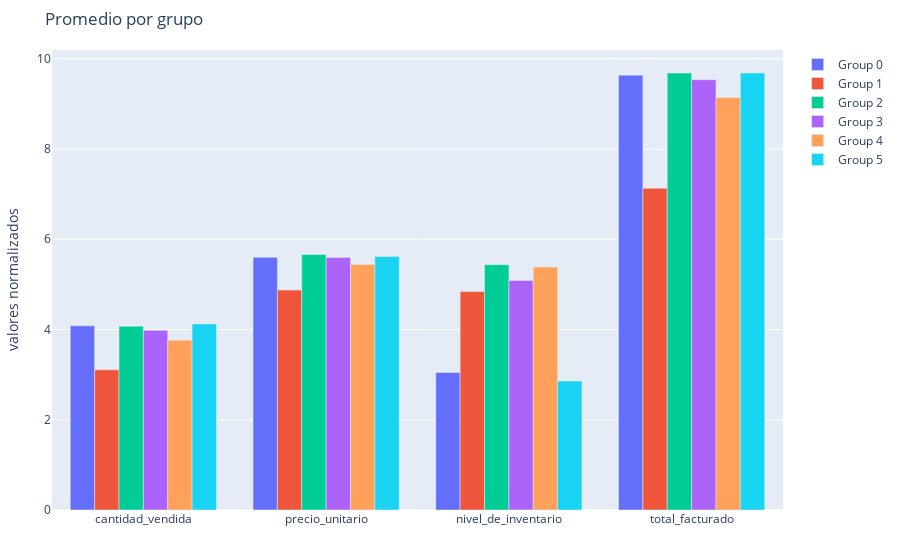

This figure's notebook cell:
### Code cell
import plotly.graph_objects as go
Xt_prod = grupos_productos.apply(lambda x: np.log(x+1)).to_numpy()
fig = go.Figure()
for j in range(len(grupos_productos)):
  fig.add_trace(go.Bar(
      y=Xt_prod[j,:],
      x=grupos_productos.columns,
      name='Group '+str(j)
  ))
fig.update_layout(
    title='Promedio por grupo',
    yaxis_title='valores normalizados',
    margin=dict(l=50, r=50, t=50, b=50)
)
fig.show()

### Figure 1 — Plotly figure (JSON) as saved in the notebook; plotly's stock layout.template omitted (floating-point values rounded to 4 significant figures)
{"data": [{"name": "Group 0", "type": "bar", "x": ["cantidad_vendida", "precio_unitario", "nivel_de_inventario", "total_facturado"], "y": [4.082, 5.6, 3.048, 9.637]}, {"name": "Group 1", "type": "bar", "x": ["cantidad_vendida", "precio_unitario", "nivel_de_inventario", "total_facturado"], "y": [3.106, 4.874, 4.84, 7.13]}, {"name": "Group 2", "type": "bar", "x": ["cantidad_vendida", "precio_unitario", "nivel_de_inventario", "total_facturado"], "y": [4.073, 5.662, 5.438, 9.684]}, {"name": "Group 3", "type": "bar", "x": ["cantidad_vendida", "precio_unitario", "nivel_de_inventario", "total_facturado"], "y": [3.983, 5.599, 5.087, 9.535]}, {"name": "Group 4", "type": "bar", "x": ["cantidad_vendida", "precio_unitario", "nivel_de_inventario", "total_facturado"], "y": [3.764, 5.441, 5.383, 9.142]}, {"name": "Group 5", "type": "bar", "x": ["cantidad_vendida", "precio_unitario", "nivel_de_inventario", "total_facturado"], "y": [4.125, 5.62, 2.856, 9.686]}], "layout": {"margin": {"b": 50, "l": 50, "r": 50, "t": 50}, "title": {"text": "Promedio por grupo"}, "yaxis": {"title": {"text": "valores normalizados"}}}}
